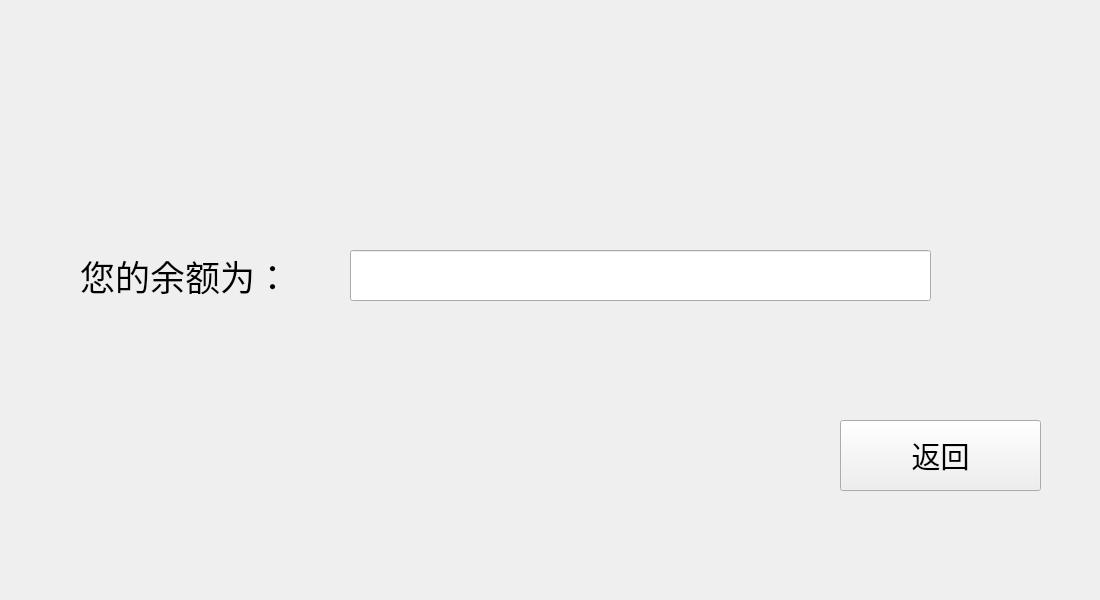
<?xml version="1.0" encoding="UTF-8"?>
<ui version="4.0">
 <class>Enquiry</class>
 <widget class="QWidget" name="Enquiry">
  <property name="geometry">
   <rect>
    <x>0</x>
    <y>0</y>
    <width>1100</width>
    <height>600</height>
   </rect>
  </property>
  <property name="minimumSize">
   <size>
    <width>1100</width>
    <height>600</height>
   </size>
  </property>
  <property name="maximumSize">
   <size>
    <width>1100</width>
    <height>600</height>
   </size>
  </property>
  <property name="acceptDrops">
   <bool>false</bool>
  </property>
  <property name="windowTitle">
   <string>Form</string>
  </property>
  <property name="autoFillBackground">
   <bool>true</bool>
  </property>
  <property name="styleSheet">
   <string notr="true"/>
  </property>
  <widget class="QLabel" name="label">
   <property name="geometry">
    <rect>
     <x>0</x>
     <y>0</y>
     <width>1101</width>
     <height>601</height>
    </rect>
   </property>
   <property name="styleSheet">
    <string notr="true">background-image: url(:/images/resource/background.png);</string>
   </property>
   <property name="text">
    <string/>
   </property>
  </widget>
  <widget class="QLabel" name="label_2">
   <property name="geometry">
    <rect>
     <x>80</x>
     <y>250</y>
     <width>231</width>
     <height>51</height>
    </rect>
   </property>
   <property name="font">
    <font>
     <family>Arial</family>
     <pointsize>26</pointsize>
     <weight>50</weight>
     <bold>false</bold>
    </font>
   </property>
   <property name="text">
    <string>您的余额为：</string>
   </property>
  </widget>
  <widget class="QPushButton" name="pushButton">
   <property name="geometry">
    <rect>
     <x>840</x>
     <y>420</y>
     <width>201</width>
     <height>71</height>
    </rect>
   </property>
   <property name="font">
    <font>
     <family>Agency FB</family>
     <pointsize>22</pointsize>
    </font>
   </property>
   <property name="text">
    <string>返回</string>
   </property>
  </widget>
  <widget class="QLineEdit" name="lineEdit">
   <property name="geometry">
    <rect>
     <x>350</x>
     <y>250</y>
     <width>581</width>
     <height>51</height>
    </rect>
   </property>
   <property name="font">
    <font>
     <family>Arial</family>
     <pointsize>16</pointsize>
    </font>
   </property>
   <property name="text">
    <string/>
   </property>
   <property name="readOnly">
    <bool>true</bool>
   </property>
  </widget>
 </widget>
 <resources>
  <include location="../one_class/picture.qrc"/>
 </resources>
 <connections/>
</ui>
